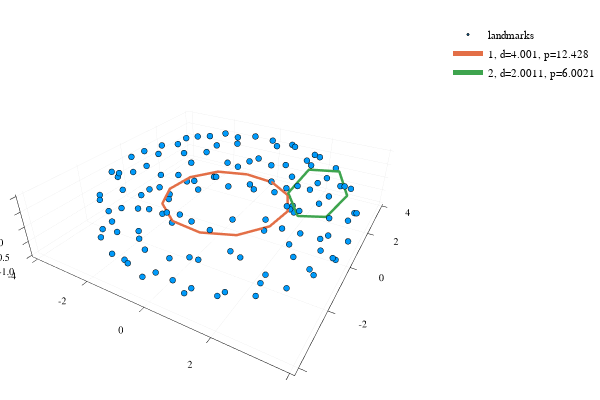

Write notebook code for a chart like this one.
### Code cell
# Malo točk
lep_graf(3Sphere(1) × Sphere(1), 0.8)

### Figure 1 — Plotly figure (JSON) as saved in the notebook; plotly's stock layout.template omitted (floating-point values rounded to 4 significant figures)
{"data": [{"colorbar": {"title": ""}, "hoverinfo": "text", "legendgroup": "landmarks", "marker": {"color": "rgba(0, 154, 250, 1.000)", "line": {"color": "rgba(0, 0, 0, 1.000)", "width": 1}, "size": 2, "symbol": "circle"}, "mode": "markers", "name": "landmarks", "showlegend": true, "text": [null, null, null, null, null, null, null, null, null, null, null, null, null, null, null, null, null, null, null, null, null, null, null, null, null, null, null, null, null, null, null, null, null, null, null, null, null, null, null, null, null, null, null, null, null, null, null, null, null, null, null, null, null, null, null, null, null, null, null, null, null, null, null, null, null, null, null, null, null, null, null, null, null, null, null, null, null, null, null, null, null, null, null, null, null, null, null, null, null, null, null, null, null, null, null, null, null, null, null, null, null, null, null, null, null, null, null, null, null, null, null, null, null, null, null, null, null, null, null, null, null, null, null, null, null, null, null], "type": "scatter3d", "x": [-2.653, 2.175, 0.2945, -1.849, 2.211, 0.7146, -3.466, 3.854, 1.149, 0.5844, -1.113, 2.345, 0.7426, -1.597, -1.847, -1.959, 1.488, 1.91, -2.084, -0.01784, -2.818, -3.333, -2.672, 1.451, 2.186, -1.558, -0.6598, 3.682, 3.084, -3.99, 3.399, -2.869, 3.879, -0.254, 3.52, 1.42, 0.7618, -2.824, 3.13, -0.3522, -0.6463, -2.798, -2.289, 1.426, -1.751, 1.899, 2.029, 1.195, -2.197, -1.501, 3.334, -0.1814, 2.198, 1.976, 1.092, 1.757, -2.032, 2.746, -1.081, 1.09, -1.159, 0.6904, -1.297, 2.403, -0.166, -3.472, 0.05907, -3.291, 1.864, 1.941, 2.964, -0.7752, -2.595, 3.771, -0.7701, 0.4166, 0.1987, 3.851, -3.523, -1.475, 3.194, -1.678, -1.034, -0.6232, -3.126, 1.647, 2.991, -2.098, 2.565, -3.011, -3.723, -3.554, 3.496, -2.481, -2.296, 1.256, -1.808, 2.78, -2.944, -0.1939, -2.888, 0.04536, -0.9355, 2.814, 2.067, -0.6028, -1.414, 2.203, 0.6379, 2.654, -3.597, 1.864, 2.828, -2.264, -3.95, 0.3857, -0.4917, -1.97, 3.34, 1.321, 3.835, -2.017, -1.571, 2.653, -1.868, -3.724, 1.77], "xaxis": "x1", "y": [-2.723, -0.3604, -3.989, -0.9731, 2.71, 1.868, -1.968, -0.106, 1.962, -1.929, 2.113, 0.5615, -3.484, -1.748, -3.201, 2.233, -3.064, -3.146, -0.261, 3.917, -1.659, -0.4887, 2.506, 1.396, -1.617, -3.16, 3.007, 1.526, 1.105, 0.2122, -1.144, -0.4063, 0.7973, -2.138, -1.423, -1.687, 3.712, 1.878, 0.2623, -3.737, -3.944, -2.673, 3.257, 2.225, 3.005, 2.595, -0.2156, -3.79, 0.9086, -1.367, 2.117, 2.371, -1.855, 0.9511, 2.847, 1.459, 1.456, 2.217, 3.756, -3.656, -3.662, 3.652, 1.545, -2.678, -2.807, -1.111, -3.06, 2.058, 0.7709, -3.454, -1.989, -1.846, 1.64, -0.4662, 3.566, 2.915, 2.975, 0.4142, -1.272, -2.36, 0.1093, 1.541, 2.656, 1.925, -1.948, 3.29, -2.176, 2.707, -0.522, 2.493, 1.39, 0.02317, -1.944, -0.7594, -1.662, 3.787, 0.8968, -1.048, 0.6604, 3.895, 0.8259, 2.188, -3.028, 2.002, 1.789, -3.522, -3.715, 3.328, -2.862, -2.992, 1.282, 3.306, 2.826, -3.257, -0.6101, -2.258, -2.447, -2.451, 1.17, -1.982, -1.129, 0.2662, 3.636, 0.733, 3.379, 0.6185, -0.9325], "yaxis": "y1", "z": [0.5977, 0.6057, 0.03163, 0.4137, -0.8673, -5.39e-05, 0.1672, 0.5174, 0.6878, 0.1781, -0.7915, -0.808, -0.8272, 0.7744, 0.7185, 0.9996, -0.9139, 0.7331, -0.4367, 0.3995, 0.9629, 0.9295, 0.7488, 0.1625, -0.9596, -0.8522, -0.9969, -0.1675, -0.9611, -0.09055, -0.8098, -0.9948, 0.2786, 0.5314, 0.6038, -0.6062, -0.6143, -0.9201, -0.99, 0.6577, -0.08476, -0.4935, 0.1944, -0.9339, 0.8786, 0.9766, -0.2804, -0.2246, 0.7828, -0.243, 0.313, -0.7827, 0.9923, 0.591, 0.9988, -0.698, -0.8661, 0.8487, -0.4183, 0.5799, 0.5407, 0.6977, -0.1857, -0.8015, 0.9821, -0.7638, -0.9982, 0.4722, -0.1846, -0.2748, -0.8223, -0.06645, 0.9976, -0.6007, 0.7614, -0.9985, 0.9998, -0.487, 0.6668, -0.9762, 0.9806, 0.6921, 0.9887, 0.2162, -0.7302, -0.7337, 0.7157, -0.9051, -0.9238, -0.4165, 0.2268, -0.8327, -0.007513, 0.9141, -0.9862, 0.1423, -0.1912, 0.9996, 0.9998, -0.4365, -1.0, 0.5841, 0.9855, -0.8915, 0.9639, -0.8194, -0.2229, -0.1352, 0.9977, -0.03302, -0.5742, 0.6056, -0.05627, -0.2571, 0.08188, -0.705, -0.8636, 0.9895, 0.8425, 0.7864, -0.07162, 0.2618, 0.2781, 0.969, -0.5082, 0.632, -0.02462], "zmax": 0.1, "zmin": -0.1}, {"colorbar": {"title": ""}, "hoverinfo": "text", "legendgroup": "1, d=4.001, p=12.428", "line": {"color": "rgba(227, 111, 71, 1.000)", "dash": "solid", "shape": "linear", "width": 5}, "mode": "lines", "name": "1, d=4.001, p=12.428", "showlegend": true, "text": [null, null, null, null, null, null, null, null, null, null, null, null, null], "type": "scatter3d", "x": [-0.2805, -1.234, -1.856, -1.979, -1.572, -0.7414, 0.2855, 1.236, 1.856, 1.981, 1.575, 0.7478, -0.2805], "xaxis": "x1", "y": [1.981, 1.574, 0.7442, -0.2864, -1.238, -1.858, -1.98, -1.573, -0.7467, 0.2808, 1.233, 1.855, 1.981], "yaxis": "y1", "z": [-0.02489, 0.01913, 0.008772, 0.001982, 0.03569, 0.00638, 0.02337, 0.0158, 0.04051, 0.03951, 0.02199, -0.01578, -0.02489], "zmax": 0.1, "zmin": -0.1}, {"colorbar": {"title": ""}, "hoverinfo": "text", "legendgroup": "2, d=2.0011, p=6.0021", "line": {"color": "rgba(62, 164, 78, 1.000)", "dash": "solid", "shape": "linear", "width": 5}, "mode": "lines", "name": "2, d=2.0011, p=6.0021", "showlegend": true, "text": [null, null, null, null, null, null, null], "type": "scatter3d", "x": [2.693, 3.199, 2.891, 2.087, 1.6, 1.901, 2.693], "xaxis": "x1", "y": [2.072, 2.39, 2.137, 1.553, 1.211, 1.474, 2.072], "yaxis": "y1", "z": [-0.9176, -0.1144, 0.8035, 0.9173, 0.1143, -0.8039, -0.9176], "zmax": 0.1, "zmin": -0.1}], "layout": {"annotations": [], "height": 400, "legend": {"bgcolor": "rgba(255, 255, 255, 1.000)", "bordercolor": "rgba(0, 0, 0, 1.000)", "font": {"color": "rgba(0, 0, 0, 1.000)", "family": "sans-serif", "size": 11}, "tracegroupgap": 0, "x": 1, "y": 1}, "margin": {"b": 20, "l": 0, "r": 0, "t": 20}, "paper_bgcolor": "rgba(255, 255, 255, 1.000)", "plot_bgcolor": "rgba(255, 255, 255, 1.000)", "scene": {"camera": {"eye": {"x": 1.126, "y": -1.95, "z": 1.3}}, "xaxis": {"anchor": "y1", "domain": [0.03619, 0.9934], "gridcolor": "rgba(0, 0, 0, 0.100)", "gridwidth": 0.5, "linecolor": "rgba(0, 0, 0, 1.000)", "mirror": false, "range": [-4.226, 4.115], "showgrid": true, "showline": true, "showticklabels": true, "tickangle": 0, "tickcolor": "rgb(0, 0, 0)", "tickfont": {"color": "rgba(0, 0, 0, 1.000)", "family": "sans-serif", "size": 11}, "tickmode": "array", "ticks": "inside", "ticktext": ["-4", "-2", "0", "2", "4"], "tickvals": [-4, -2, 0, 2, 4], "title": "", "titlefont": {"color": "rgba(0, 0, 0, 1.000)", "family": "sans-serif", "size": 15}, "type": "-", "visible": true, "zeroline": false, "zerolinecolor": "rgba(0, 0, 0, 1.000)"}, "yaxis": {"anchor": "x1", "domain": [0.03762, 0.9902], "gridcolor": "rgba(0, 0, 0, 0.100)", "gridwidth": 0.5, "linecolor": "rgba(0, 0, 0, 1.000)", "mirror": false, "range": [-4.226, 4.154], "showgrid": true, "showline": true, "showticklabels": true, "tickangle": 0, "tickcolor": "rgb(0, 0, 0)", "tickfont": {"color": "rgba(0, 0, 0, 1.000)", "family": "sans-serif", "size": 11}, "tickmode": "array", "ticks": "inside", "ticktext": ["-4", "-2", "0", "2", "4"], "tickvals": [-4, -2, 0, 2, 4], "title": "", "titlefont": {"color": "rgba(0, 0, 0, 1.000)", "family": "sans-serif", "size": 15}, "type": "-", "visible": true, "zeroline": false, "zerolinecolor": "rgba(0, 0, 0, 1.000)"}, "zaxis": {"gridcolor": "rgba(0, 0, 0, 0.100)", "gridwidth": 0.5, "linecolor": "rgba(0, 0, 0, 1.000)", "mirror": false, "range": [-1.06, 1.06], "showgrid": true, "showline": true, "showticklabels": true, "tickangle": 0, "tickcolor": "rgb(0, 0, 0)", "tickfont": {"color": "rgba(0, 0, 0, 1.000)", "family": "sans-serif", "size": 11}, "tickmode": "array", "ticks": "inside", "ticktext": ["-1.0", "-0.5", "0.0", "0.5", "1.0"], "tickvals": [-1, -0.5, 0, 0.5, 1], "title": "", "titlefont": {"color": "rgba(0, 0, 0, 1.000)", "family": "sans-serif", "size": 15}, "type": "-", "visible": true, "zeroline": false, "zerolinecolor": "rgba(0, 0, 0, 1.000)"}}, "showlegend": true, "width": 600}}
